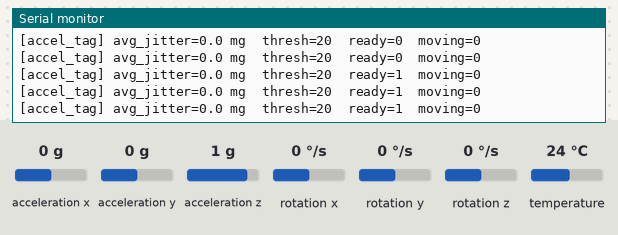
Recording of a sketch running on a simulated ESP32. Shown: the last lines printed to the serial monitor. The test bench sets the inputs (shaded band); at power-on: acceleration x 0 g, acceleration y 0 g, acceleration z 1 g, rotation x 0 °/s, rotation y 0 °/s, rotation z 0 °/s, temperature 24 °C. Nothing arrives over Bluetooth unless stated; a phone connects over Bluetooth LE 3 s after start.

Above: at 2.2 s.
2.3 s: acceleration x set to -1.4 g
At 4.17 s:
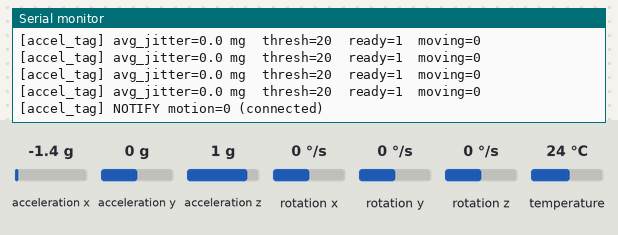
5.3 s: acceleration y set to -1.4 g
At 5.58 s:
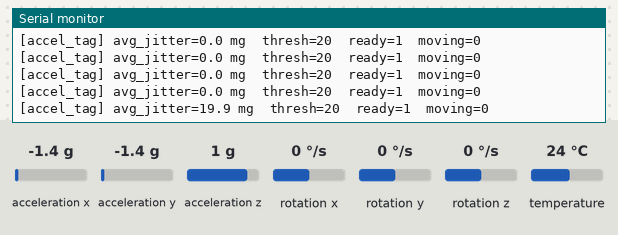
6.8 s: acceleration z set to -1.4 g
At 6.98 s:
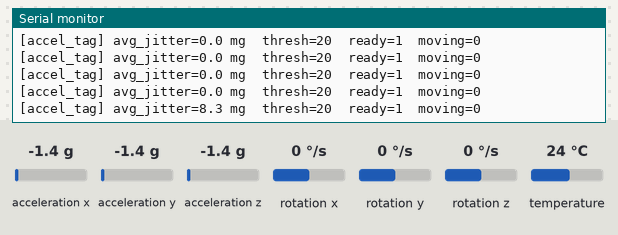
Timing chart, 0 to 9.8 s (numbered marks = the images above; inputs shaded):
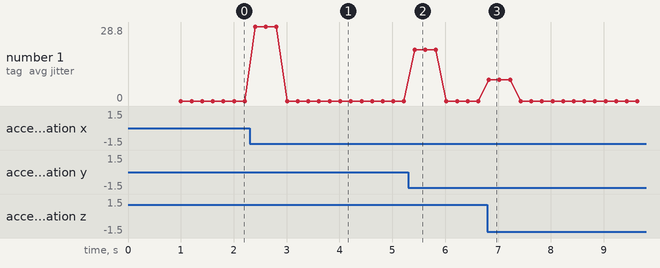

The sketch:

accel_tag.ino
```cpp
#include <Wire.h>
#include <math.h>
#include <Adafruit_MPU6050.h>
#include <Adafruit_Sensor.h>
#include <BLEDevice.h>
#include <BLEServer.h>
#include <BLEUtils.h>
#include <BLE2902.h>

// --- Configuration ---
#define SAMPLE_INTERVAL_MS  20                  // 50 Hz sampling
#define DEVICE_NAME         "Tether Tag 4"      // name prefix "Tether Tag" -> C6 classifies as accel
#define WINDOW_SIZE         25                  // rolling jitter window (~0.5 s @ 50 Hz)
#define MOTION_THRESHOLD    20                  // avg per-sample jitter in mg; tune empirically

// GATT UUIDs — MUST match the C6 central (ble_tether.c: remote_svc_uuid / remote_chr_uuid)
#define SERVICE_UUID        "59462f12-9543-9999-12c8-58b459a2712d"   // == remote_svc_uuid
#define MOTION_CHAR_UUID    "33333333-2222-2222-1111-111100000001"   // == remote_chr_uuid

//#define XIAO_ESP32_C6           1
#define XIAO_ESP32_C3           1
//#define ESP32_C6_DEVKITC_1      1
//#define ESP32_DOIT_DEVKIT_V1    1

#ifdef XIAO_ESP32_C6
    #define SDA_PIN 22
    #define SCL_PIN 23
#endif
#ifdef XIAO_ESP32_C3
    #define SDA_PIN 8
    #define SCL_PIN 9
#endif
#ifdef ESP32_C6_DEVKITC_1
    #define SDA_PIN 6
    #define SCL_PIN 7
#endif
#ifdef ESP32_DOIT_DEVKIT_V1
    #define SDA_PIN 21
    #define SCL_PIN 22
#endif

Adafruit_MPU6050 mpu;

BLEServer         *pServer          = nullptr;
BLECharacteristic *pMotionChar      = nullptr;
bool               deviceConnected  = false;

// Restart advertising when the central disconnects, so the C6 can reconnect.
class TetherServerCallbacks : public BLEServerCallbacks {
    void onConnect(BLEServer *s) override    { deviceConnected = true; }
    void onDisconnect(BLEServer *s) override {
        deviceConnected = false;
        BLEDevice::startAdvertising();
    }
};

void setupBLE() {
    BLEDevice::init(DEVICE_NAME);

    // Max TX power so the C6 reads a strong RSSI (closer to 0 dBm).
    // Set each power type: default (connection) and advertising.
    BLEDevice::setPower(ESP_PWR_LVL_P9, ESP_BLE_PWR_TYPE_DEFAULT);
    BLEDevice::setPower(ESP_PWR_LVL_P9, ESP_BLE_PWR_TYPE_ADV);

    pServer = BLEDevice::createServer();
    pServer->setCallbacks(new TetherServerCallbacks());

    BLEService *pService = pServer->createService(BLEUUID(SERVICE_UUID));

    // Motion flag: READ + NOTIFY. The BLE2902 descriptor is the CCCD (0x2902)
    // the C6 writes 0x0001 to in ble_central_on_disc_complete to subscribe.
    pMotionChar = pService->createCharacteristic(
        MOTION_CHAR_UUID,
        BLECharacteristic::PROPERTY_READ | BLECharacteristic::PROPERTY_NOTIFY);
    pMotionChar->addDescriptor(new BLE2902());

    uint8_t initial = 0;
    pMotionChar->setValue(&initial, 1);

    pService->start();

    // Advertise the 128-bit service UUID; the device name goes in the scan
    // response so name + 128-bit UUID don't overflow the 31-byte adv payload.
    BLEAdvertising *pAdvertising = BLEDevice::getAdvertising();
    pAdvertising->addServiceUUID(SERVICE_UUID);
    pAdvertising->setScanResponse(true);
    pAdvertising->setMinInterval(0x20);   // 20 ms
    pAdvertising->setMaxInterval(0x40);   // 40 ms
    BLEDevice::startAdvertising();
}

void setup() {
    delay(1000);

    Serial.begin(115200);
    Serial.println("\n[accel_tag] boot");

    Wire.begin(SDA_PIN, SCL_PIN);
    if (!mpu.begin()) {                           // halt if the MPU6050 isn't found
        Serial.println("[accel_tag] MPU6050 not found - halting");
        while (1) delay(100);
    }
    mpu.setAccelerometerRange(MPU6050_RANGE_2_G);
    mpu.setFilterBandwidth(MPU6050_BAND_21_HZ);

    setupBLE();
}

// Motion via rolling jitter: average the per-sample change in acceleration
// magnitude over WINDOW_SIZE samples and compare to MOTION_THRESHOLD. This
// rejects the constant ~1000 mg gravity bias that a raw-magnitude check trips on.
bool isMoving() {
    static double mag_history[WINDOW_SIZE] = {0};
    static int    history_idx        = 0;
    static double prev_mag           = 1000.0;
    static int    samples_since_boot = 0;

    sensors_event_t accel, gyro, temp;
    mpu.getEvent(&accel, &gyro, &temp);

    int16_t x_mg = (int16_t)(accel.acceleration.x * 101.97);   // m/s^2 -> mg
    int16_t y_mg = (int16_t)(accel.acceleration.y * 101.97);
    int16_t z_mg = (int16_t)(accel.acceleration.z * 101.97);

    int32_t x_sq = (int32_t)x_mg * x_mg;
    int32_t y_sq = (int32_t)y_mg * y_mg;
    int32_t z_sq = (int32_t)z_mg * z_mg;
    double acc_mag = sqrt(x_sq + y_sq + z_sq);

    // Rolling jitter calculation
    double diff = fabs(acc_mag - prev_mag);
    prev_mag = acc_mag;
    mag_history[history_idx] = diff;
    history_idx = (history_idx + 1) % WINDOW_SIZE;

    double avg_diff = 0;
    for (int i = 0; i < WINDOW_SIZE; i++) avg_diff += mag_history[i];
    avg_diff /= WINDOW_SIZE;

    samples_since_boot++;
    bool ready = samples_since_boot >= WINDOW_SIZE;   // ignore the first window while it fills
    bool result = ready && (avg_diff > MOTION_THRESHOLD);

    // DEBUG: print raw jitter periodically so MOTION_THRESHOLD can be tuned.
    // Throttled to ~5 Hz so the UART isn't flooded at the 50 Hz sample rate.
    static uint32_t last_dbg_ms = 0;
    if (millis() - last_dbg_ms >= 200) {
        last_dbg_ms = millis();
        Serial.printf("[accel_tag] avg_jitter=%.1f mg  thresh=%d  ready=%d  moving=%d\n",
                      avg_diff, MOTION_THRESHOLD, ready, result);
    }
    return result;
}

uint8_t last_motion = 0xFF;   // force a notify on first connect

void loop() {
    uint8_t motion = isMoving() ? 1 : 0;

    if (deviceConnected) {
        pMotionChar->setValue(&motion, 1);   // keep value current for READs
        if (motion != last_motion) {          // notify only on change -> less radio traffic
            pMotionChar->notify();
            Serial.printf("[accel_tag] NOTIFY motion=%d (connected)\n", motion);
            last_motion = motion;
        }
    } else {
        if (last_motion != 0xFF) Serial.println("[accel_tag] disconnected - re-arming");
        last_motion = 0xFF;                   // re-arm so reconnect gets a fresh notify
    }

    delay(SAMPLE_INTERVAL_MS);
}
```

Measured:
- after the input at 2.3 s, the serial monitor: prints a new line after 0.11 s (image 1)
- after the input at 5.3 s, the serial monitor: prints a new line after 0.12 s (image 2)
- after the input at 6.8 s, the serial monitor: prints a new line at once (image 3)
